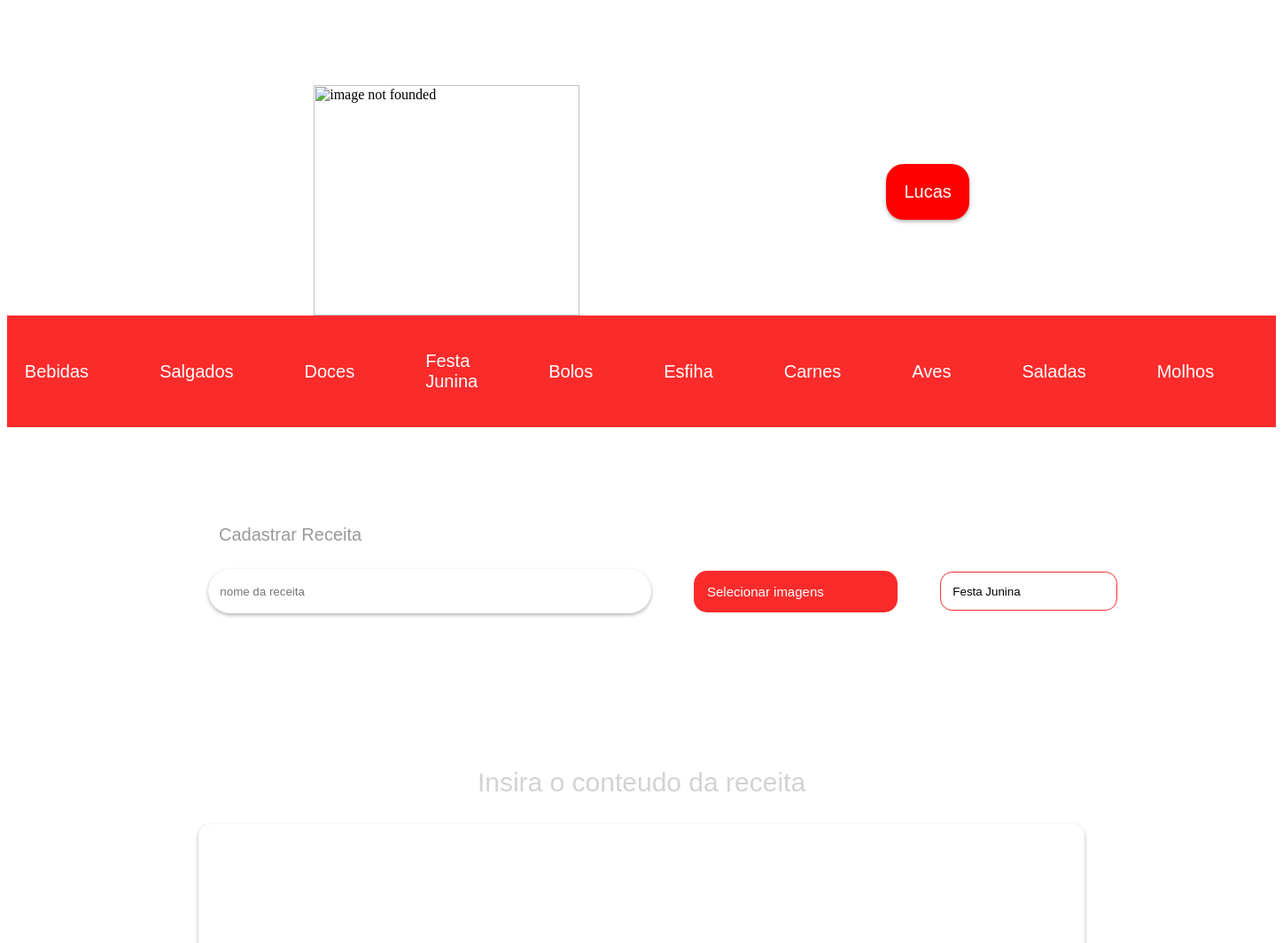
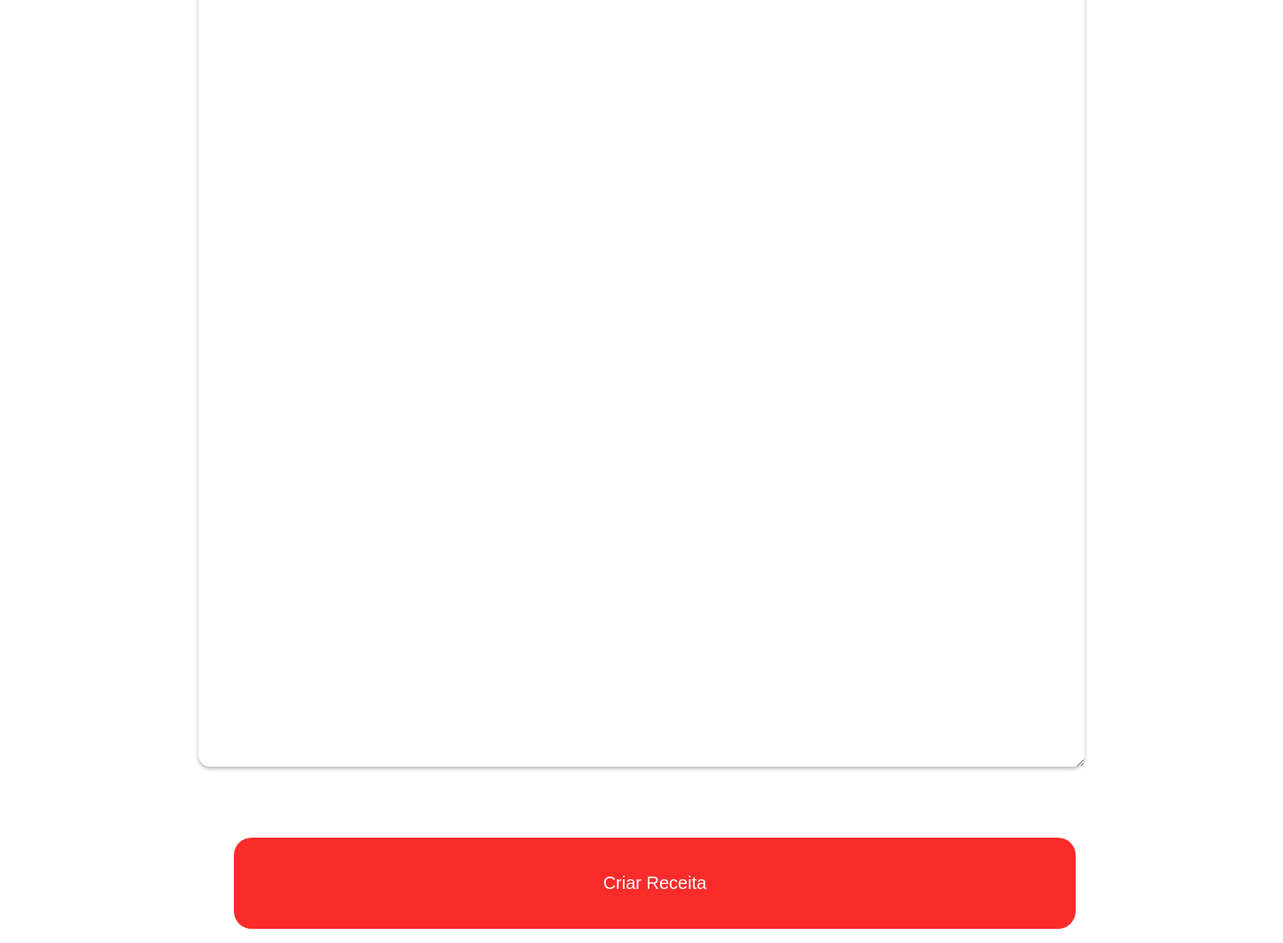
/cadastro-receitas.php (signed in), run on the app's committed database (2 pictures, top to bottom).
### tables this page shows
CREATE TABLE `categorias` (
  `user_id` varchar(30) NOT NULL,
  `categoria` varchar(50) NOT NULL
);

### functions.php (called while the page is built, shortened)
<?php
require_once "banco.php";
   function validarUsuario(){
       require_once "header.php";
       }
        function GetAllCategoria($user){
           $categoria =  fetchUserCategoria($user);
             return $categoria;
        }
        function getAllCategorias(){
           $result = featchTodasAsCategorias();
           return $result;
        }
?>

### head.php (called while the page is built, shortened)
<?php
     $usuario = $_SESSION['usuario'] ?? null;
?>

### form-cadastroReceita.php (the view, shortened to what this page needs)
<form action="" method="post" enctype="multipart/form-data">
    <div>
    <div class="headederForms">
    <div class="info">
        <div class="p">
             <p>Cadastrar Receita</p>
        </div>
    </div>
        <input class="inputsText" type="text"  name="nomePrato" id="" placeholder="nome da receita">
        <label for="imageUpload" class="inputs">Selecionar imagens</label>
        <div>
            <div>
                <select class="selector" id="tipoPrato" name="tipoPrato">
        <?php
                    require_once "head.php";
                    require_once "functions.php";
                    $usuario = $_SESSION['usuario'];
                        $categoria = GetAllCategoria($usuario);
                        if($categoria != false) {
                        foreach($categoria as $categorias){
                                echo "<option value=\"{$categorias['categoria']}\">{$categorias['categoria']}</option>";
                            }
                    }
 ?>
                </select>
            </div>
    </div>
    </div>
        <div class="conteudoReceita">
            <p class="info">Insira o conteudo da receita</p>
            <textarea class="receitaArea" name="conteudo"></textarea>
        </div>
        <div class="imageSelector">
        <input   class="imagePicker"type="submit" value="Criar Receita">
        </div>
        </div>
    </form>

### header.php (shortened to what this page needs)
<header>
            <div>
                <div class="cabecalho">
                        <div>
                           <img class="logo" src="https://encrypted-tbn0.gstatic.com/images?q=tbn:ANd9GcQE13zAlmPuC9YmevJRJ4VJV0tSE9cpjM4KOg&s" alt="image not founded">
                        </div>
                       <div>
                       <?php
                        require_once "navigation.php"; require_once "head.php";?>
                            <div>
                                <button class="interacaoUsuario" onclick="displayMenu()" >   <?php echo isset($usuario) ? htmlspecialchars($usuario) : 'Usuário'; ?></button>
                            </div>
                       </div>
                </div>
                        <div class="menuCategorias">
                                <?php require_once "functions.php";
                                $count = 0;
                                $max_count  = 10;
                                    $fetch = getAllCategorias();
                                    if($fetch != false){
                                        foreach($fetch as $featch){
                                            if($count >= $max_count){
                                                break;
                                            }
                                            $categoria = urlencode($featch['categoria']);
                                            $url = "receitasPorCategoria.php?categoria={$categoria}";
                                                echo "<div class='categorias'>";
                                                echo "<a href='{$url}' class='categoria-link'>" . htmlspecialchars($featch['categoria']) . "</a>";
                                           $count++;
                                        }
                                    }
                                ?>
                                    <a href="todasAsReceitas.php" class="categoria-link">Todas as categorias</a>
                        </div>
                    </div>
        </header>

### header.php (style rules this page uses)
.cabecalho { display: flex; align-items: center; justify-content: space-evenly; }
.logo { width: 300px; height: 260px; }
.interacaoUsuario { background-color: white; border: none; padding: 1em; box-shadow: 0 2px 4px 0 rgba(0, 0, 0, .3); font-size: 16px; transition: 300ms ease-in-out; margin-bottom: 1em; font-size: 20px; border-radius: 1em; background-color: red; color: white; }
.menuCategorias { display: flex; gap: 1em; align-items: center; background-color: rgb(56, 66, 210); padding: 1em; justify-content: center; font-size: 20px; background-color: rgb(252, 43, 43); }
.categorias { display: flex; align-items: center; gap: 2em; }
.categoria-link { text-decoration: none; color: white; font-family: Arial, Helvetica, sans-serif; padding: 1em; transition: 300ms ease-in-out; border-radius: 1em; }

### form-cadastroReceita.php (style rules this page uses)
.headederForms { display: flex; align-items: center; justify-content: center; padding: 10em 10em 4em 10em; gap: 3em; }
.inputsText { width: 500px; height: 50px; padding: 1em; border: none; background-color: white; box-shadow: 0 2px 4px 0 rgba(0, 0, 0, .3); border-radius: 3em; outline: none; font-family: Arial, Helvetica, sans-serif; }
.inputs { background-color: rgb(252, 43, 43); border: none; padding: 1em; color: white; font-size: 15px; border-radius: 1em; font-family: Arial, Helvetica, sans-serif; transition: 300ms ease-in-out; width: 200px; }
.info { position: relative; }
.p { position: absolute; font-family: Arial, Helvetica, sans-serif; font-size: 20px; color:rgb(154, 154, 154); top: -95px; left: 60px; width: 300px; font-size: 20px; }
.selector { background-color: white; padding: 1em; width: 200px; color: black; border-radius: 1em; outline: none; border: none; appearance: none; -webkit-appearance: none; -moz-appearance: none; border: rgb(252, 43, 43) 1px solid; }
.imageSelector { display: flex; align-items: center; justify-content: center; gap: 2em; }
.imagePicker { background-color: rgb(252, 43, 43); font-size: 20px; margin-left: 1.5em; padding: 2em; width: 950px; text-align: center; border-radius: 1em; color: white; font-family: Arial, Helvetica, sans-serif; transition: 300ms ease-in-out; outline: none; border: none; }
.conteudoReceita { display: flex; align-items: center; flex-direction: column; justify-content: center; padding: 5em; }
.receitaArea { width: 1000px; height: 1000px; border: none; background-color: white; box-shadow: 0 2px 4px 0 rgba(0, 0, 0, .3); border-radius: 1em; outline: none; }
.info { font-family: Arial, Helvetica, sans-serif; font-size: 30px; color: lightgray; }

### data on the page
categorias: categoria "Bebidas"
categorias: categoria "Salgados"
categorias: categoria "Doces"
categorias: categoria "Festa Junina"
categorias: categoria "Bolos"
categorias: categoria "Esfiha"
categorias: categoria "Carnes"
categorias: categoria "Aves"
categorias: categoria "Saladas"
categorias: categoria "Molhos"

### other printed values
$usuario "Lucas"
form field tipoPrato "Festa Junina"
